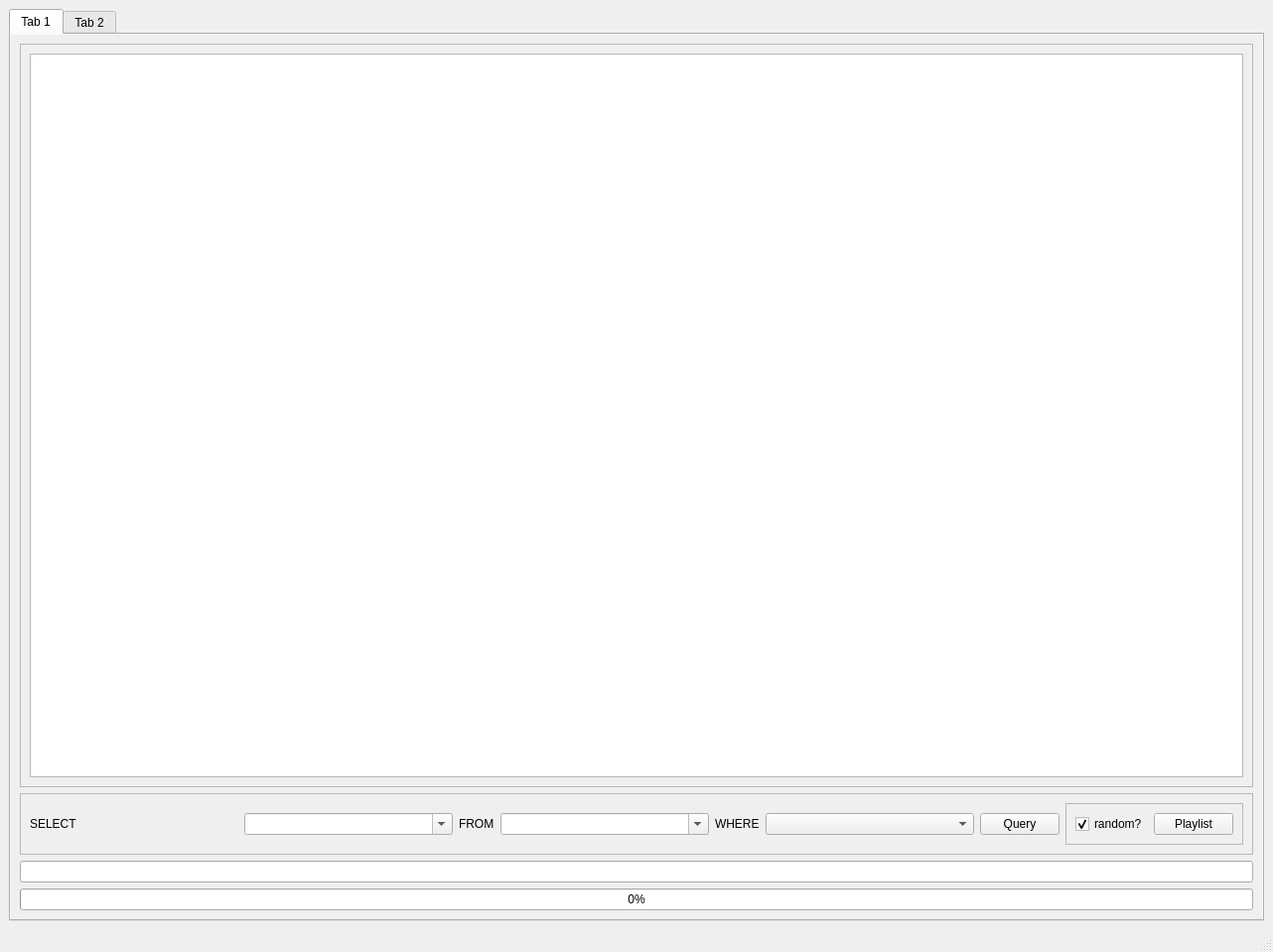
<?xml version="1.0" encoding="UTF-8"?>
<ui version="4.0">
 <class>MainWindow</class>
 <widget class="QMainWindow" name="MainWindow">
  <property name="geometry">
   <rect>
    <x>0</x>
    <y>0</y>
    <width>1282</width>
    <height>959</height>
   </rect>
  </property>
  <property name="windowTitle">
   <string>MainWindow</string>
  </property>
  <widget class="QWidget" name="centralwidget">
   <layout class="QGridLayout" name="gridLayout">
    <item row="0" column="0">
     <widget class="QTabWidget" name="tabWidget">
      <property name="autoFillBackground">
       <bool>true</bool>
      </property>
      <property name="currentIndex">
       <number>0</number>
      </property>
      <widget class="QWidget" name="tab">
       <property name="autoFillBackground">
        <bool>true</bool>
       </property>
       <attribute name="title">
        <string>Tab 1</string>
       </attribute>
       <layout class="QVBoxLayout" name="verticalLayout">
        <item>
         <widget class="QFrame" name="frame">
          <property name="sizePolicy">
           <sizepolicy hsizetype="Preferred" vsizetype="Expanding">
            <horstretch>0</horstretch>
            <verstretch>0</verstretch>
           </sizepolicy>
          </property>
          <property name="frameShape">
           <enum>QFrame::StyledPanel</enum>
          </property>
          <property name="frameShadow">
           <enum>QFrame::Raised</enum>
          </property>
          <layout class="QHBoxLayout" name="horizontalLayout_2">
           <item>
            <widget class="PotTableRightClick" name="sql_table"/>
           </item>
          </layout>
         </widget>
        </item>
        <item>
         <widget class="QFrame" name="frame_2">
          <property name="sizePolicy">
           <sizepolicy hsizetype="Preferred" vsizetype="Minimum">
            <horstretch>0</horstretch>
            <verstretch>0</verstretch>
           </sizepolicy>
          </property>
          <property name="palette">
           <palette>
            <active>
             <colorrole role="BrightText">
              <brush brushstyle="SolidPattern">
               <color alpha="255">
                <red>170</red>
                <green>85</green>
                <blue>255</blue>
               </color>
              </brush>
             </colorrole>
             <colorrole role="NoRole">
              <brush brushstyle="SolidPattern">
               <color alpha="255">
                <red>255</red>
                <green>0</green>
                <blue>0</blue>
               </color>
              </brush>
             </colorrole>
            </active>
            <inactive>
             <colorrole role="BrightText">
              <brush brushstyle="SolidPattern">
               <color alpha="255">
                <red>170</red>
                <green>85</green>
                <blue>255</blue>
               </color>
              </brush>
             </colorrole>
             <colorrole role="NoRole">
              <brush brushstyle="SolidPattern">
               <color alpha="255">
                <red>255</red>
                <green>0</green>
                <blue>0</blue>
               </color>
              </brush>
             </colorrole>
            </inactive>
            <disabled>
             <colorrole role="BrightText">
              <brush brushstyle="SolidPattern">
               <color alpha="255">
                <red>170</red>
                <green>85</green>
                <blue>255</blue>
               </color>
              </brush>
             </colorrole>
             <colorrole role="NoRole">
              <brush brushstyle="SolidPattern">
               <color alpha="255">
                <red>255</red>
                <green>0</green>
                <blue>0</blue>
               </color>
              </brush>
             </colorrole>
            </disabled>
           </palette>
          </property>
          <property name="layoutDirection">
           <enum>Qt::LeftToRight</enum>
          </property>
          <property name="frameShape">
           <enum>QFrame::StyledPanel</enum>
          </property>
          <property name="frameShadow">
           <enum>QFrame::Raised</enum>
          </property>
          <layout class="QHBoxLayout" name="horizontalLayout">
           <item>
            <widget class="QLabel" name="label_3">
             <property name="text">
              <string>SELECT</string>
             </property>
            </widget>
           </item>
           <item>
            <widget class="QComboBox" name="column_combobox">
             <property name="editable">
              <bool>true</bool>
             </property>
            </widget>
           </item>
           <item>
            <widget class="QLabel" name="label_2">
             <property name="sizePolicy">
              <sizepolicy hsizetype="Fixed" vsizetype="Preferred">
               <horstretch>0</horstretch>
               <verstretch>0</verstretch>
              </sizepolicy>
             </property>
             <property name="text">
              <string>FROM</string>
             </property>
            </widget>
           </item>
           <item>
            <widget class="QComboBox" name="tablename_comboBox">
             <property name="editable">
              <bool>true</bool>
             </property>
            </widget>
           </item>
           <item>
            <widget class="QLabel" name="label">
             <property name="sizePolicy">
              <sizepolicy hsizetype="Fixed" vsizetype="Minimum">
               <horstretch>0</horstretch>
               <verstretch>0</verstretch>
              </sizepolicy>
             </property>
             <property name="text">
              <string>WHERE</string>
             </property>
            </widget>
           </item>
           <item>
            <widget class="QComboBox" name="comboBox"/>
           </item>
           <item>
            <widget class="QPushButton" name="query_button">
             <property name="sizePolicy">
              <sizepolicy hsizetype="Fixed" vsizetype="Fixed">
               <horstretch>0</horstretch>
               <verstretch>0</verstretch>
              </sizepolicy>
             </property>
             <property name="text">
              <string>Query</string>
             </property>
            </widget>
           </item>
           <item>
            <widget class="QFrame" name="frame_3">
             <property name="sizePolicy">
              <sizepolicy hsizetype="Fixed" vsizetype="Preferred">
               <horstretch>0</horstretch>
               <verstretch>0</verstretch>
              </sizepolicy>
             </property>
             <property name="frameShape">
              <enum>QFrame::StyledPanel</enum>
             </property>
             <property name="frameShadow">
              <enum>QFrame::Raised</enum>
             </property>
             <layout class="QHBoxLayout" name="horizontalLayout_3">
              <item>
               <widget class="QCheckBox" name="random_check">
                <property name="text">
                 <string>random?</string>
                </property>
                <property name="checked">
                 <bool>true</bool>
                </property>
                <property name="tristate">
                 <bool>false</bool>
                </property>
               </widget>
              </item>
              <item>
               <widget class="QPushButton" name="playlist_button">
                <property name="text">
                 <string>Playlist</string>
                </property>
               </widget>
              </item>
             </layout>
            </widget>
           </item>
          </layout>
         </widget>
        </item>
        <item>
         <widget class="QLineEdit" name="final_query_lineEdit">
          <property name="readOnly">
           <bool>true</bool>
          </property>
         </widget>
        </item>
        <item>
         <widget class="QProgressBar" name="progressBar">
          <property name="value">
           <number>0</number>
          </property>
         </widget>
        </item>
       </layout>
      </widget>
      <widget class="QWidget" name="tab_2">
       <property name="palette">
        <palette>
         <active>
          <colorrole role="NoRole">
           <brush brushstyle="SolidPattern">
            <color alpha="255">
             <red>240</red>
             <green>240</green>
             <blue>240</blue>
            </color>
           </brush>
          </colorrole>
         </active>
         <inactive>
          <colorrole role="NoRole">
           <brush brushstyle="SolidPattern">
            <color alpha="255">
             <red>240</red>
             <green>240</green>
             <blue>240</blue>
            </color>
           </brush>
          </colorrole>
         </inactive>
         <disabled>
          <colorrole role="NoRole">
           <brush brushstyle="SolidPattern">
            <color alpha="255">
             <red>240</red>
             <green>240</green>
             <blue>240</blue>
            </color>
           </brush>
          </colorrole>
         </disabled>
        </palette>
       </property>
       <property name="autoFillBackground">
        <bool>true</bool>
       </property>
       <attribute name="title">
        <string>Tab 2</string>
       </attribute>
       <layout class="QHBoxLayout" name="horizontalLayout_4">
        <item>
         <widget class="QTextEdit" name="log_textedit">
          <property name="readOnly">
           <bool>true</bool>
          </property>
         </widget>
        </item>
       </layout>
      </widget>
     </widget>
    </item>
   </layout>
  </widget>
  <widget class="QMenuBar" name="menubar">
   <property name="geometry">
    <rect>
     <x>0</x>
     <y>0</y>
     <width>1282</width>
     <height>31</height>
    </rect>
   </property>
  </widget>
  <widget class="QStatusBar" name="statusbar"/>
 </widget>
 <customwidgets>
  <customwidget>
   <class>PotTableRightClick</class>
   <extends>QTableView</extends>
   <header>mangatable</header>
  </customwidget>
 </customwidgets>
 <resources/>
 <connections/>
</ui>
